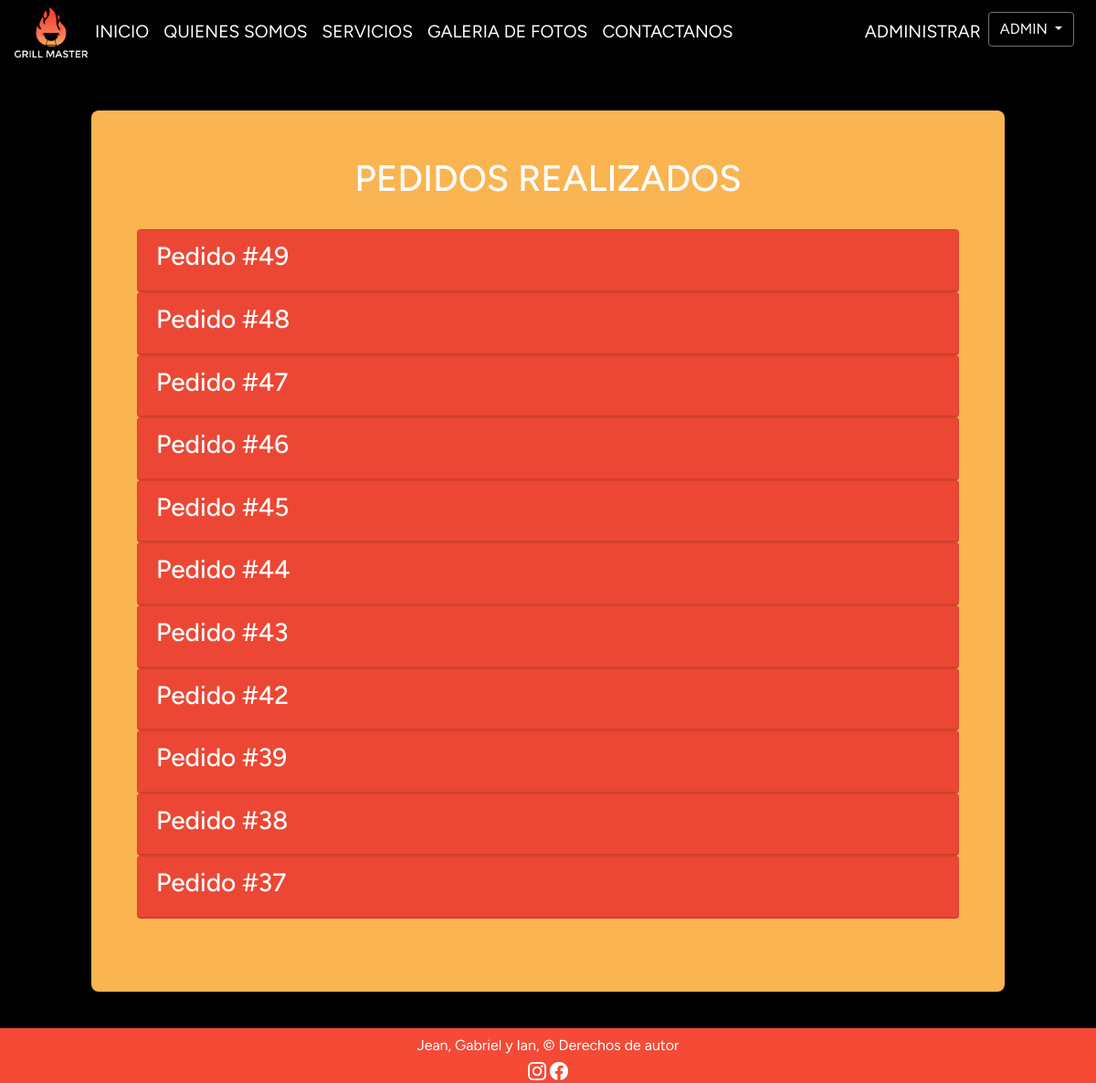
/list_orders (signed in), run on the app's committed database.
### grillmaster/models.py (models this page shows, shortened)
class Orden(models.Model):
    id = models.AutoField(primary_key=True)
    total = models.BigIntegerField()
    taxes = models.BigIntegerField(default=0)
    status = models.IntegerField(default=3)
    shipping = models.BigIntegerField(default=0)
    date = models.DateTimeField(blank=False, null=False, default=now)
    user = models.ForeignKey(settings.AUTH_USER_MODEL, on_delete=models.CASCADE)
    @property
    def percent(self):
        return round(self.status * 33.3)

### grillmaster/views.py (the view)
# urls.py: path('list_orders', views.list_orders, name='list_orders'),
def list_orders(request):
    orders = Orden.objects.select_related('user').prefetch_related('detalles_orden__product_id').order_by('-date')
    ctx = {'orders': orders}
    return render(request, 'adminaccess/list_orders.html', ctx)

### grillmaster/context_processor.py (called while the page is built)
def calculate_shipping(total):
    shipping = 0
    if total > 50000:
        return 0
    return shipping

def calculate_taxes(total):
    return round(total * 0.19)

def shopping_cart_total(request):
    total = 0
    amount = 0
    try:
        for key, value in request.session['shopping_cart'].items():
            amount = amount + int(value['amount'])
            total = total + int(value['price']) * value['amount']
    except:
        request.session['shopping_cart'] = {}
        total = 0
    shipping = calculate_shipping(total)
    taxes = calculate_taxes(total)
    return {
        'taxes': taxes,
        'shopping_cart_total': (total + taxes + shipping),
        'shopping_cart_amount': amount,
        'shipping': shipping,
    }

### grillmaster/templates/adminaccess/list_orders.html (shortened to what this page needs)
<!DOCTYPE html>
<html lang="es">
<head>
    {% load static %}
    <link href="https://stackpath.bootstrapcdn.com/bootstrap/4.5.2/css/bootstrap.min.css" rel="stylesheet">
    <link rel="stylesheet" href="{% static '/css/listorders.css' %}">
    <link rel="stylesheet" href="{% static '/css/nav.css' %}">
</head>
<body>
    {% include 'nav.html' %}
    <div id="main-content" class="container">
        <div class="row mb-4">
            <div class="col text-white">
                <h1>PEDIDOS REALIZADOS</h1>
            </div>
        </div>
        <div class="row">
            <div class="col">
                {% if orders %}
                <div id="accordion">
                    {% for order in orders %}
                    <div class="card" style="background-color: #F44A36; color: white;">
                        <div class="card-header" data-toggle="collapse" data-target="#collapse-{{ order.id }}" aria-expanded="true" aria-controls="collapse-{{ order.id }}">
                            <div class="d-flex justify-content-between">
                                <h3>Pedido #{{ order.id }}</h3>
                            </div>
                        </div>
                    </div>
                    {% endfor %}
                </div>
                {% else %}
                <p>No hay pedidos registrados.</p>
                {% endif %}
            </div>
        </div>
    </div>
    <div id="footer">
        {% include 'footer.html' %}
    </div>
</body>
</html>

### grillmaster/templates/nav.html (shortened to what this page needs)
{% load static %}
<nav class="navbar navbar-expand-md bg-black text-white navbar-white">
  <img
    src="{% static 'img/grillmasterlogo/logoentero.png' %}"
    alt="Logo Empresa"
    width="80"/>
  <div class="collapse navbar-collapse" id="collapsibleNavbar">
    <ul class="navbar-nav mr-auto">
      {% url 'index' as index_url %}
      <li class="nav-item">
        <a
          class="nav-link {% if request.path == index_url %}active{% endif %}"
          href="{{ index_url }}">INICIO</a>
      </li>
      {% url 'aboutUs' as about_us_url %}
      <li class="nav-item">
        <a
          class="nav-link {% if request.path == about_us_url %}active{% endif %}"
          href="{{ about_us_url }}">QUIENES SOMOS</a>
      </li>
      {% url 'products' as shop_url %}
      <li class="nav-item">
        <a
          class="nav-link {% if request.path == shop_url %}active{% endif %}"
          href="{{ shop_url }}">SERVICIOS</a>
      </li>
      {% url 'photoGallery' as photo_gallery_url %}
      <li class="nav-item">
        <a
          class="nav-link {% if request.path == photo_gallery_url %}active{% endif %}"
          href="{{ photo_gallery_url }}">GALERIA DE FOTOS</a>
      </li>
      {% url 'contact' as contact_url %}
      <li class="nav-item">
        <a
          class="nav-link {% if request.path == contact_url %}active{% endif %}"
          href="{{ contact_url }}">CONTACTANOS</a>
      </li>
    </ul>
    <ul class="navbar-nav">
      {% if user.is_staff %}
      {% url 'management' as management_url %}
      <li class="nav-item">
        <a
          class="nav-link {% if request.path == management_url %}active{% endif %}"
          href="{{ management_url }}">ADMINISTRAR</a>
      </li>
      {% endif %}
      {% if user.is_authenticated %}
      <li class="nav-item mr-2">
        <div class="dropdown">
          <button
            class="btn btn-secondary dropdown-toggle"
            type="button"
            id="dropdownMenuButton"
            data-toggle="dropdown"
            style="background-color: black; font-family: 'Figtree'"
          >
          {{ user.username | upper }}
          </button>
        </div>
      </li>
      {% endif %}
    </ul>
  </div>
</nav>

### grillmaster/static/css/listorders.css (style rules this page uses)
body { font-family: 'Figtree'; margin: 0; padding: 0; background-color: black; position: relative; }
a, a:hover { text-decoration: none; color: inherit; cursor: pointer; font-size: larger; }
.container { max-width: 1000px; margin: 0 auto; padding: 50px; background-color: #FAB451; border-radius: 8px; box-shadow: 0 0 10px rgba(0, 0, 0, 0.1); }
h1 { text-align: center; }

### grillmaster/templates/adminaccess/list_orders.html (style rules this page uses)
html, body { height: 100%; }
body { display: flex; flex-direction: column; }
#main-content { flex: 1; padding-bottom: 80px; }
#footer { flex-shrink: 0; height:60px; background-color: #F44A36; color: white; text-align: center; line-height: 25px; }

### data on the page
Orden: id "49"
Orden: id "48"
Orden: id "47"
Orden: id "46"
Orden: id "45"
Orden: id "44"
Orden: id "43"
Orden: id "42"
Orden: id "39"
Orden: id "38"
Orden: id "37"

### other printed values
{{ user.username | upper }} "ADMIN"
